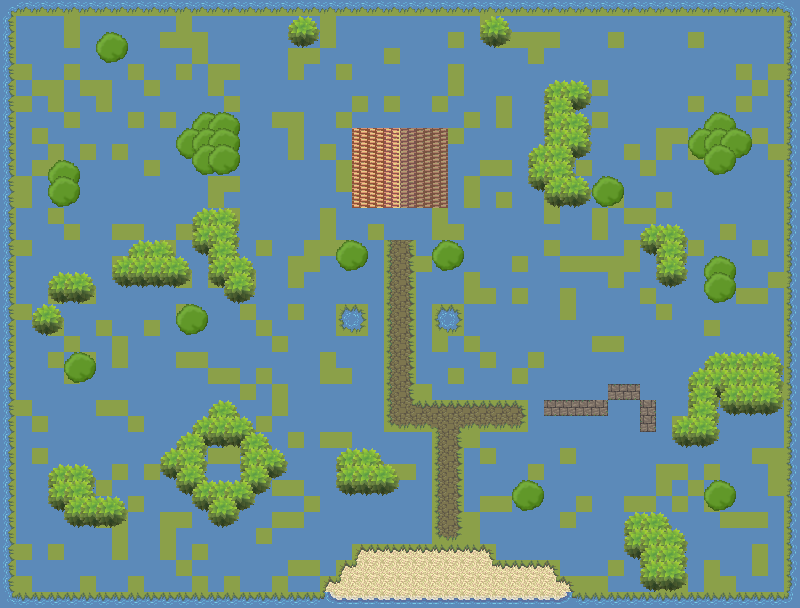

Rendered tile map (Tiled .tmx) drawn with the repository's tilesets; below, a short description and the map source with its tile grids summarised:
An orthogonal 50x38 tile map with 16x16 px tiles, 3 tile layers (background, overlay, destroyable), 2 tilesets and 61 objects (19x foe, 6x rock, 4x pumpkin, 4x health, catapult).

<map version="1.0" orientation="orthogonal" renderorder="right-down" width="50" height="38" tilewidth="16" tileheight="16" backgroundcolor="#5c8ab9" nextobjectid="39">
 <properties>
  <property name="zoom_factor" type="float" value="2" />
 </properties>
 <tileset firstgid="1" name="default" tilewidth="16" tileheight="16" tilecount="256" columns="16">
  <image source="tiles/tileset_16x16.png" width="256" height="256" />
  <tile id="60">
   <objectgroup draworder="index" />
  </tile>
  <tile id="61">
   <objectgroup draworder="index" />
  </tile>
  <tile id="62">
   <objectgroup draworder="index" />
  </tile>
  <tile id="63">
   <objectgroup draworder="index" />
  </tile>
  <tile id="76">
   <objectgroup draworder="index" />
  </tile>
  <tile id="77">
   <objectgroup draworder="index" />
  </tile>
  <tile id="78">
   <objectgroup draworder="index" />
  </tile>
  <tile id="79">
   <objectgroup draworder="index" />
  </tile>
  <tile id="92">
   <objectgroup draworder="index" />
  </tile>
  <tile id="93">
   <objectgroup draworder="index" />
  </tile>
  <tile id="94">
   <objectgroup draworder="index" />
  </tile>
  <tile id="95">
   <objectgroup draworder="index" />
  </tile>
  <tile id="108">
   <objectgroup draworder="index" />
  </tile>
  <tile id="109">
   <objectgroup draworder="index" />
  </tile>
  <tile id="110">
   <objectgroup draworder="index" />
  </tile>
  <tile id="111">
   <objectgroup draworder="index" />
  </tile>
  <tile id="124">
   <objectgroup draworder="index" />
  </tile>
  <tile id="125">
   <objectgroup draworder="index" />
  </tile>
  <tile id="126">
   <objectgroup draworder="index" />
  </tile>
  <tile id="127">
   <objectgroup draworder="index" />
  </tile>
  <tile id="140">
   <objectgroup draworder="index" />
  </tile>
  <tile id="141">
   <objectgroup draworder="index" />
  </tile>
  <tile id="142">
   <objectgroup draworder="index" />
  </tile>
  <tile id="143">
   <objectgroup draworder="index" />
  </tile>
  <tile id="200">
   <objectgroup draworder="index">
    <object id="6" x="4" y="4" width="12" height="4" />
    <object id="7" x="4" y="8" width="4" height="8" />
   </objectgroup>
  </tile>
  <tile id="201">
   <objectgroup draworder="index">
    <object id="1" x="0" y="4" width="12" height="4" />
    <object id="2" x="8" y="8" width="4" height="8" />
   </objectgroup>
  </tile>
  <tile id="202">
   <objectgroup draworder="index">
    <object id="1" x="0" y="4" width="16" height="4" />
   </objectgroup>
  </tile>
  <tile id="203">
   <objectgroup draworder="index">
    <object id="1" x="8" y="0" width="4" height="16" />
   </objectgroup>
  </tile>
  <tile id="216">
   <objectgroup draworder="index">
    <object id="1" x="4" y="0" width="4" height="12" />
    <object id="2" x="8" y="8" width="8" height="4" />
   </objectgroup>
  </tile>
  <tile id="217">
   <objectgroup draworder="index">
    <object id="1" x="0" y="8" width="12" height="4" />
    <object id="2" x="8" y="0" width="4" height="8" />
   </objectgroup>
  </tile>
  <tile id="218">
   <objectgroup draworder="index">
    <object id="1" x="4" y="0" width="4" height="16" />
   </objectgroup>
  </tile>
  <tile id="219">
   <objectgroup draworder="index">
    <object id="1" x="0" y="8" width="16" height="4" />
   </objectgroup>
  </tile>
  <tile id="222">
   <objectgroup draworder="index">
    <object id="1" x="0" y="0" width="16" height="16" />
   </objectgroup>
  </tile>
  <tile id="223">
   <objectgroup draworder="index">
    <object id="1" x="0" y="0" width="16" height="16" />
   </objectgroup>
  </tile>
  <tile id="238">
   <objectgroup draworder="index">
    <object id="1" x="0" y="0">
     <polygon points="0,0 0,5 12.125,16.125 16,16 16,0" />
    </object>
   </objectgroup>
  </tile>
  <tile id="239">
   <objectgroup draworder="index">
    <object id="1" x="0" y="0">
     <polygon points="0,0 0,16 4,16 16,5 16,0" />
    </object>
   </objectgroup>
  </tile>
  <tile id="240">
   <objectgroup draworder="index">
    <object id="1" x="2" y="3" width="12" height="9" />
   </objectgroup>
  </tile>
  <tile id="241">
   <objectgroup draworder="index">
    <object id="1" x="2" y="7">
     <polygon points="0,0 5,-5 9,-5 14,1 14,3 7,6 3,6" />
    </object>
   </objectgroup>
  </tile>
  <tile id="242">
   <objectgroup draworder="index">
    <object id="1" x="2" y="8">
     <polygon points="0,0 5,-6 7,-6 12.0625,-3 12.0625,4 3,4" />
    </object>
   </objectgroup>
  </tile>
  <tile id="243">
   <objectgroup draworder="index">
    <object id="1" x="4" y="4" width="8" height="8" />
   </objectgroup>
  </tile>
  <tile id="244">
   <objectgroup draworder="index">
    <object id="1" x="0" y="6">
     <polygon points="0,0 6,-4 11,-4 16,1 16,4 13,7 2,7" />
    </object>
   </objectgroup>
  </tile>
  <tile id="252">
   <objectgroup draworder="index">
    <object id="1" x="0" y="0" width="16" height="16" />
   </objectgroup>
  </tile>
  <tile id="253">
   <objectgroup draworder="index">
    <object id="1" x="0" y="0" width="16" height="16" />
   </objectgroup>
  </tile>
  <tile id="254">
   <objectgroup draworder="index">
    <object id="1" x="0" y="0" width="16" height="16" />
   </objectgroup>
  </tile>
  <tile id="255">
   <objectgroup draworder="index">
    <object id="1" x="0" y="0" width="16" height="16" />
   </objectgroup>
  </tile>
 </tileset>
 <tileset firstgid="257" name="trees" tilewidth="32" tileheight="32" tilecount="4" columns="2">
  <image source="tiles/tree_32x32.png" width="64" height="64" />
  <tile id="0">
   <objectgroup draworder="index">
    <object id="2" x="0" y="0" width="32" height="32" />
   </objectgroup>
  </tile>
  <tile id="1">
   <objectgroup draworder="index">
    <object id="1" x="0" y="0" width="32" height="32" />
   </objectgroup>
  </tile>
 </tileset>
 <layer name="background" width="50" height="38">
  <data>[1900 cells, 1900 non-empty, 46 distinct tile ids]</data>
 </layer>
 <layer name="overlay" width="50" height="38">
  <data>[1900 cells, 115 non-empty, 4 distinct tile ids]</data>
 </layer>
 <layer name="destroyable" width="50" height="38">
  <data>[1900 cells, 211 non-empty, 24 distinct tile ids]</data>
 </layer>
 <objectgroup name="spawns">
  <object id="15" name="foe" x="337" y="78" rotation="180" />
  <object id="16" name="foe" x="389" y="80" rotation="180" />
  <object id="17" name="foe" x="429" y="77" rotation="180" />
  <object id="18" name="foe" x="467" y="90" rotation="180" />
  <object id="19" name="foe" x="430" y="114" rotation="180" />
  <object id="20" name="foe" x="386" y="109" rotation="180" />
  <object id="21" name="foe" x="339" y="113" rotation="180" />
  <object id="22" name="foe" x="334" y="200" rotation="160" />
  <object id="23" name="foe" x="468" y="212" rotation="220" />
  <object id="24" name="foe" x="465" y="152" rotation="180" />
  <object id="25" name="foe" x="379" y="301" rotation="180" />
  <object id="26" name="foe" x="417" y="304" rotation="180" />
  <object id="27" name="foe" x="397" y="257" rotation="180" />
  <object id="28" name="foe" x="604" y="405" rotation="270" />
  <object id="29" name="foe" x="116" y="317" rotation="150" />
  <object id="30" name="foe" x="660" y="134" rotation="200" />
  <object id="31" name="foe" x="731" y="534" rotation="320" />
  <object id="32" name="foe" x="42" y="570" rotation="90" />
  <object id="33" name="foe" x="64" y="93" rotation="140" />
  <object id="34" name="catapult" x="435" y="577" />
 </objectgroup>
 <objectgroup name="bonuses">
  <object id="1" name="pumpkin" gid="241" x="544" y="435" width="16" height="16" />
  <object id="2" name="pumpkin" gid="2147483889" x="576" y="428" width="16" height="16" />
  <object id="3" name="pumpkin" gid="241" x="612" y="437" width="16" height="16" />
  <object id="4" name="pumpkin" gid="2147483889" x="622" y="420" width="16" height="16" />
  </objectgroup>
</map>
<!-- 10 of 61 objects omitted -->